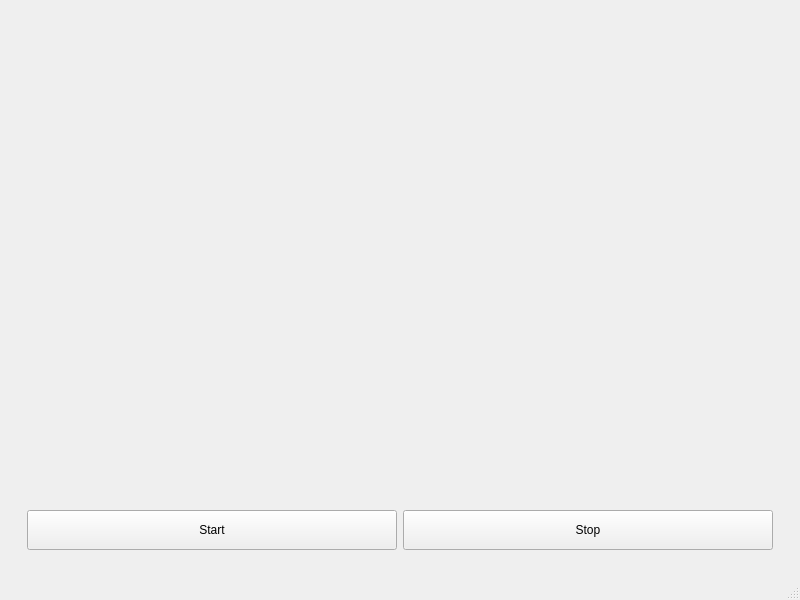
<?xml version="1.0" encoding="UTF-8"?>
<ui version="4.0">
 <class>MainWindow</class>
 <widget class="QMainWindow" name="MainWindow">
  <property name="geometry">
   <rect>
    <x>0</x>
    <y>0</y>
    <width>800</width>
    <height>600</height>
   </rect>
  </property>
  <property name="windowTitle">
   <string>MainWindow</string>
  </property>
  <widget class="QWidget" name="centralwidget">
   <layout class="QVBoxLayout" name="verticalLayout">
    <item>
     <widget class="QWidget" name="widget" native="true">
      <layout class="QVBoxLayout" name="verticalLayout_2">
       <item>
        <widget class="QLabel" name="baseImage">
         <property name="text">
          <string/>
         </property>
        </widget>
       </item>
       <item>
        <widget class="QWidget" name="controlWidget" native="true">
         <property name="maximumSize">
          <size>
           <width>16777215</width>
           <height>60</height>
          </size>
         </property>
         <layout class="QHBoxLayout" name="horizontalLayout">
          <item>
           <widget class="QPushButton" name="startButton">
            <property name="minimumSize">
             <size>
              <width>0</width>
              <height>40</height>
             </size>
            </property>
            <property name="text">
             <string>Start</string>
            </property>
           </widget>
          </item>
          <item>
           <widget class="QPushButton" name="stopButton">
            <property name="minimumSize">
             <size>
              <width>0</width>
              <height>40</height>
             </size>
            </property>
            <property name="text">
             <string>Stop</string>
            </property>
           </widget>
          </item>
         </layout>
        </widget>
       </item>
      </layout>
     </widget>
    </item>
   </layout>
  </widget>
  <widget class="QMenuBar" name="menubar">
   <property name="geometry">
    <rect>
     <x>0</x>
     <y>0</y>
     <width>800</width>
     <height>23</height>
    </rect>
   </property>
  </widget>
  <widget class="QStatusBar" name="statusbar"/>
 </widget>
 <resources/>
 <connections/>
</ui>
